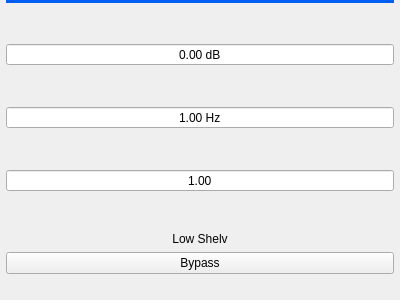
<?xml version="1.0" encoding="UTF-8"?>
<ui version="4.0">
 <class>QLowShelv</class>
 <widget class="QWidget" name="QLowShelv">
  <property name="geometry">
   <rect>
    <x>0</x>
    <y>0</y>
    <width>400</width>
    <height>300</height>
   </rect>
  </property>
  <property name="windowTitle">
   <string>Form</string>
  </property>
  <layout class="QVBoxLayout" name="verticalLayout">
   <property name="leftMargin">
    <number>6</number>
   </property>
   <property name="topMargin">
    <number>0</number>
   </property>
   <property name="rightMargin">
    <number>6</number>
   </property>
   <property name="bottomMargin">
    <number>6</number>
   </property>
   <item>
    <widget class="Line" name="line">
     <property name="styleSheet">
      <string notr="true">color: #005EF0;</string>
     </property>
     <property name="frameShadow">
      <enum>QFrame::Plain</enum>
     </property>
     <property name="lineWidth">
      <number>4</number>
     </property>
     <property name="orientation">
      <enum>Qt::Horizontal</enum>
     </property>
    </widget>
   </item>
   <item>
    <spacer name="verticalSpacer_4">
     <property name="orientation">
      <enum>Qt::Vertical</enum>
     </property>
     <property name="sizeHint" stdset="0">
      <size>
       <width>20</width>
       <height>40</height>
      </size>
     </property>
    </spacer>
   </item>
   <item>
    <widget class="QDoubleSpinBox" name="doubleSpinBoxGain">
     <property name="alignment">
      <set>Qt::AlignCenter</set>
     </property>
     <property name="buttonSymbols">
      <enum>QAbstractSpinBox::NoButtons</enum>
     </property>
     <property name="suffix">
      <string> dB</string>
     </property>
     <property name="minimum">
      <double>-10.000000000000000</double>
     </property>
     <property name="maximum">
      <double>10.000000000000000</double>
     </property>
    </widget>
   </item>
   <item>
    <spacer name="verticalSpacer_3">
     <property name="orientation">
      <enum>Qt::Vertical</enum>
     </property>
     <property name="sizeHint" stdset="0">
      <size>
       <width>20</width>
       <height>40</height>
      </size>
     </property>
    </spacer>
   </item>
   <item>
    <widget class="QDoubleSpinBox" name="doubleSpinBoxFc">
     <property name="alignment">
      <set>Qt::AlignCenter</set>
     </property>
     <property name="buttonSymbols">
      <enum>QAbstractSpinBox::NoButtons</enum>
     </property>
     <property name="suffix">
      <string> Hz</string>
     </property>
     <property name="minimum">
      <double>1.000000000000000</double>
     </property>
     <property name="maximum">
      <double>20000.000000000000000</double>
     </property>
    </widget>
   </item>
   <item>
    <spacer name="verticalSpacer_2">
     <property name="orientation">
      <enum>Qt::Vertical</enum>
     </property>
     <property name="sizeHint" stdset="0">
      <size>
       <width>20</width>
       <height>40</height>
      </size>
     </property>
    </spacer>
   </item>
   <item>
    <widget class="QDoubleSpinBox" name="doubleSpinBoxS">
     <property name="alignment">
      <set>Qt::AlignCenter</set>
     </property>
     <property name="buttonSymbols">
      <enum>QAbstractSpinBox::NoButtons</enum>
     </property>
     <property name="maximum">
      <double>2.000000000000000</double>
     </property>
     <property name="singleStep">
      <double>0.010000000000000</double>
     </property>
     <property name="value">
      <double>1.000000000000000</double>
     </property>
    </widget>
   </item>
   <item>
    <spacer name="verticalSpacer">
     <property name="orientation">
      <enum>Qt::Vertical</enum>
     </property>
     <property name="sizeHint" stdset="0">
      <size>
       <width>20</width>
       <height>40</height>
      </size>
     </property>
    </spacer>
   </item>
   <item>
    <widget class="QLabel" name="label">
     <property name="text">
      <string notr="true">Low Shelv</string>
     </property>
     <property name="alignment">
      <set>Qt::AlignCenter</set>
     </property>
    </widget>
   </item>
   <item>
    <widget class="QPushButton" name="pushButtonBypass">
     <property name="text">
      <string notr="true">Bypass</string>
     </property>
     <property name="checkable">
      <bool>true</bool>
     </property>
    </widget>
   </item>
   <item>
    <spacer name="verticalSpacer_5">
     <property name="orientation">
      <enum>Qt::Vertical</enum>
     </property>
     <property name="sizeType">
      <enum>QSizePolicy::Fixed</enum>
     </property>
     <property name="sizeHint" stdset="0">
      <size>
       <width>20</width>
       <height>20</height>
      </size>
     </property>
    </spacer>
   </item>
  </layout>
 </widget>
 <resources/>
 <connections/>
</ui>
